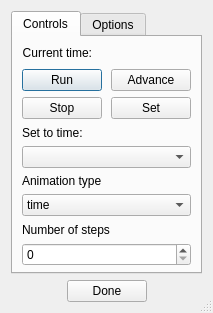
<?xml version="1.0" encoding="UTF-8"?>
<ui version="4.0">
 <class>AnimationDialog</class>
 <widget class="QDialog" name="AnimationDialog">
  <property name="geometry">
   <rect>
    <x>0</x>
    <y>0</y>
    <width>203</width>
    <height>303</height>
   </rect>
  </property>
  <property name="windowTitle">
   <string>Animation</string>
  </property>
  <property name="sizeGripEnabled">
   <bool>true</bool>
  </property>
  <layout class="QVBoxLayout" name="verticalLayout">
   <item>
    <widget class="QTabWidget" name="tabWidget">
     <property name="currentIndex">
      <number>0</number>
     </property>
     <widget class="QWidget" name="tabControls">
      <attribute name="title">
       <string>Controls</string>
      </attribute>
      <layout class="QGridLayout" name="gridLayout_2">
       <property name="topMargin">
        <number>6</number>
       </property>
       <property name="bottomMargin">
        <number>6</number>
       </property>
       <item row="5" column="0" colspan="4">
        <widget class="QComboBox" name="comboBoxTimePoints"/>
       </item>
       <item row="0" column="2">
        <spacer name="horizontalSpacer_3">
         <property name="orientation">
          <enum>Qt::Horizontal</enum>
         </property>
         <property name="sizeHint" stdset="0">
          <size>
           <width>40</width>
           <height>20</height>
          </size>
         </property>
        </spacer>
       </item>
       <item row="8" column="0" colspan="4">
        <widget class="QLabel" name="labelNumberOfSteps">
         <property name="text">
          <string>Number of steps</string>
         </property>
        </widget>
       </item>
       <item row="6" column="0" colspan="4">
        <widget class="QLabel" name="labelAnimationType">
         <property name="text">
          <string>Animation type</string>
         </property>
        </widget>
       </item>
       <item row="4" column="0" colspan="4">
        <widget class="QLabel" name="labelTimePoints">
         <property name="text">
          <string>Set to time:</string>
         </property>
        </widget>
       </item>
       <item row="7" column="0" colspan="4">
        <widget class="QComboBox" name="comboBoxAnimationType">
         <item>
          <property name="text">
           <string>time</string>
          </property>
         </item>
         <item>
          <property name="text">
           <string>viewpoint</string>
          </property>
         </item>
        </widget>
       </item>
       <item row="0" column="1">
        <widget class="QLabel" name="labelCurrentTime">
         <property name="text">
          <string/>
         </property>
        </widget>
       </item>
       <item row="0" column="0">
        <widget class="QLabel" name="labelCurrent">
         <property name="text">
          <string>Current time:</string>
         </property>
         <property name="alignment">
          <set>Qt::AlignRight|Qt::AlignTrailing|Qt::AlignVCenter</set>
         </property>
         <property name="wordWrap">
          <bool>true</bool>
         </property>
        </widget>
       </item>
       <item row="3" column="0" colspan="4">
        <layout class="QGridLayout" name="gridLayout_4">
         <property name="horizontalSpacing">
          <number>9</number>
         </property>
         <item row="0" column="0">
          <widget class="QPushButton" name="pushButtonRun">
           <property name="text">
            <string>Run</string>
           </property>
          </widget>
         </item>
         <item row="0" column="1">
          <widget class="QPushButton" name="pushButtonAdvance">
           <property name="text">
            <string>Advance</string>
           </property>
          </widget>
         </item>
         <item row="1" column="0">
          <widget class="QPushButton" name="pushButtonStop">
           <property name="text">
            <string>Stop</string>
           </property>
          </widget>
         </item>
         <item row="1" column="1">
          <widget class="QPushButton" name="pushButtonSet">
           <property name="text">
            <string>Set</string>
           </property>
          </widget>
         </item>
        </layout>
       </item>
       <item row="9" column="0" colspan="4">
        <widget class="QSpinBox" name="spinBoxNumberOfSteps"/>
       </item>
      </layout>
     </widget>
     <widget class="QWidget" name="tabOptions">
      <attribute name="title">
       <string>Options</string>
      </attribute>
      <layout class="QGridLayout" name="gridLayout">
       <item row="0" column="0">
        <widget class="QLabel" name="labelDelay">
         <property name="text">
          <string>Delay:</string>
         </property>
        </widget>
       </item>
       <item row="1" column="0" colspan="3">
        <widget class="QGroupBox" name="groupBoxViewpoint">
         <property name="title">
          <string>Viewpoint</string>
         </property>
         <layout class="QGridLayout" name="gridLayout_3">
          <item row="0" column="0">
           <widget class="QLabel" name="labelRotate">
            <property name="text">
             <string>Rotate:</string>
            </property>
           </widget>
          </item>
          <item row="0" column="1">
           <widget class="QLineEdit" name="lineEditRotate"/>
          </item>
          <item row="0" column="2">
           <widget class="QLabel" name="labelRotateUnits">
            <property name="text">
             <string>deg</string>
            </property>
           </widget>
          </item>
          <item row="1" column="0">
           <widget class="QLabel" name="labelElevate">
            <property name="text">
             <string>Elevate:</string>
            </property>
           </widget>
          </item>
          <item row="1" column="1">
           <widget class="QLineEdit" name="lineEditElevate"/>
          </item>
          <item row="1" column="2">
           <widget class="QLabel" name="labelElevateUnits">
            <property name="text">
             <string>deg</string>
            </property>
           </widget>
          </item>
         </layout>
        </widget>
       </item>
       <item row="0" column="2">
        <widget class="QLabel" name="labelDelayUnits">
         <property name="text">
          <string>sec</string>
         </property>
        </widget>
       </item>
       <item row="0" column="1">
        <widget class="QLineEdit" name="lineEditDelay"/>
       </item>
       <item row="2" column="1">
        <spacer name="verticalSpacer">
         <property name="orientation">
          <enum>Qt::Vertical</enum>
         </property>
         <property name="sizeHint" stdset="0">
          <size>
           <width>20</width>
           <height>40</height>
          </size>
         </property>
        </spacer>
       </item>
      </layout>
     </widget>
    </widget>
   </item>
   <item>
    <layout class="QHBoxLayout" name="horizontalLayout">
     <item>
      <spacer name="horizontalSpacer">
       <property name="orientation">
        <enum>Qt::Horizontal</enum>
       </property>
       <property name="sizeHint" stdset="0">
        <size>
         <width>40</width>
         <height>20</height>
        </size>
       </property>
      </spacer>
     </item>
     <item>
      <widget class="QPushButton" name="pushButtonDone">
       <property name="text">
        <string>Done</string>
       </property>
      </widget>
     </item>
     <item>
      <spacer name="horizontalSpacer_2">
       <property name="orientation">
        <enum>Qt::Horizontal</enum>
       </property>
       <property name="sizeHint" stdset="0">
        <size>
         <width>40</width>
         <height>20</height>
        </size>
       </property>
      </spacer>
     </item>
    </layout>
   </item>
  </layout>
 </widget>
 <tabstops>
  <tabstop>tabWidget</tabstop>
  <tabstop>comboBoxTimePoints</tabstop>
  <tabstop>comboBoxAnimationType</tabstop>
  <tabstop>lineEditDelay</tabstop>
  <tabstop>lineEditRotate</tabstop>
  <tabstop>lineEditElevate</tabstop>
  <tabstop>pushButtonDone</tabstop>
 </tabstops>
 <resources/>
 <connections/>
</ui>
